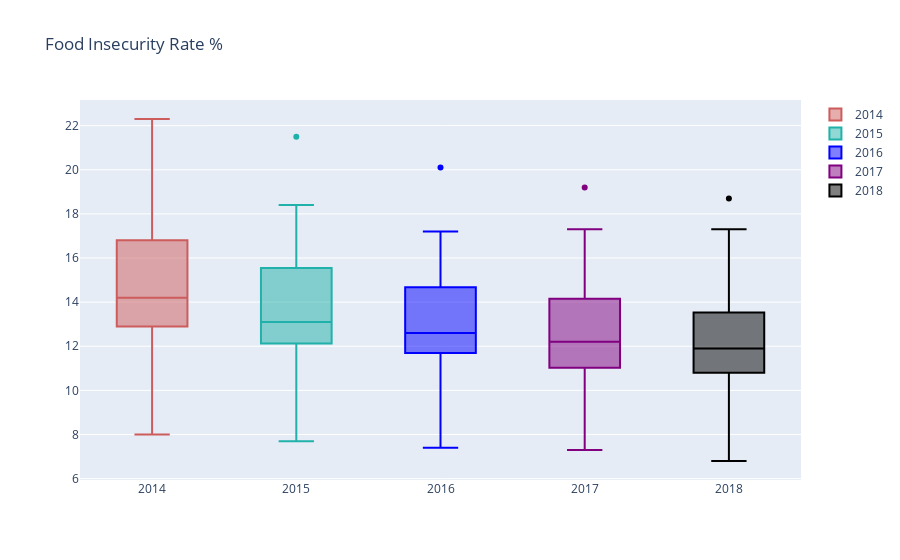

Write notebook code for a chart like this one.
### Code cell
fig = go.Figure()
fig.add_trace(go.Box(y=df_states_adult_food_insecurity['2014 Food Insecurity Rate %'], name='2014',
                marker_color = 'indianred'))
fig.add_trace(go.Box(y=df_states_adult_food_insecurity['2015 Food Insecurity Rate %'], name = '2015',
                marker_color = 'lightseagreen'))
fig.add_trace(go.Box(y=df_states_adult_food_insecurity['2016 Food Insecurity Rate %'], name='2016',
                marker_color = 'blue'))
fig.add_trace(go.Box(y=df_states_adult_food_insecurity['2017 Food Insecurity Rate %'], name = '2017',
                marker_color = 'purple'))
fig.add_trace(go.Box(y=df_states_adult_food_insecurity['2018 Food Insecurity Rate %'], name='2018',
                marker_color = 'black'))

fig.update_layout(title_text="Food Insecurity Rate %")
fig.show()

### Figure 1 — Plotly figure (JSON) as saved in the notebook; plotly's stock layout.template omitted (floating-point values rounded to 4 significant figures)
{"data": [{"marker": {"color": "indianred"}, "name": "2014", "type": "box", "y": [18.8, 14.4, 17.1, 19.1, 13.9, 12.9, 13.1, 12.6, 13.8, 16.2, 17.7, 13.7, 14.7, 12.9, 15.3, 12.4, 14.2, 16.8, 17.3, 15.3, 12.7, 11.1, 15.7, 10.4, 22.3, 16.8, 13.6, 13, 14.9, 10.5, 11.8, 17.2, 13.5, 17.7, 8, 16.8, 16.8, 15.2, 13.8, 14, 16.4, 12.4, 16.9, 17, 14.2, 13.5, 11.8, 13.7, 15.3, 11.9, 12.6]}, {"marker": {"color": "lightseagreen"}, "name": "2015", "type": "box", "y": [17.7, 13.9, 15.8, 18.4, 12.5, 12.2, 12.2, 12.1, 12.6, 15.1, 16.2, 12.8, 14, 11.7, 14.4, 12, 13.2, 15.8, 16.9, 14.8, 11.4, 10.3, 15.1, 9.9, 21.5, 15.6, 13, 12.3, 13.7, 9.7, 10.8, 16, 12.6, 16.5, 7.7, 16, 16.2, 14.2, 13.1, 12.5, 15.3, 12.1, 15.4, 15.7, 13.1, 11.9, 11.2, 12.8, 14.9, 11, 12.3]}, {"marker": {"color": "blue"}, "name": "2016", "type": "box", "y": [16.5, 13.4, 14.9, 17.2, 11.7, 11.3, 11.6, 12, 12.4, 13.9, 15.1, 11.8, 13.2, 11, 13.7, 11.5, 12.9, 15.5, 16.7, 13.8, 11.1, 9.6, 14.2, 9.2, 20.1, 14.7, 12.3, 11.9, 12.7, 9, 10.3, 15.8, 11.9, 15.4, 7.4, 15.1, 16.2, 12.9, 12.5, 12.1, 13.9, 11.7, 14.5, 15.4, 12.5, 12.1, 10.6, 12, 14.6, 10.5, 12.6]}, {"marker": {"color": "purple"}, "name": "2017", "type": "box", "y": [16.3, 13.6, 14, 17.3, 11, 10.6, 11.3, 12.2, 11, 13.4, 14.4, 11.3, 12.3, 10.9, 13.3, 10.9, 12.7, 14.9, 16.5, 12.9, 10.7, 9, 13.7, 9.1, 19.2, 14.2, 11.1, 11.6, 12.2, 9.1, 9.6, 15.5, 11.4, 14.6, 7.3, 14.5, 15.8, 12.3, 12, 11.4, 13.5, 11.4, 13.9, 14.9, 12.1, 11.9, 10.2, 11.5, 14.8, 10, 12.3]}, {"marker": {"color": "black"}, "name": "2018", "type": "box", "y": [17, 12.9, 13.1, 17.3, 10.8, 9.9, 11.9, 12.6, 11.6, 13, 12.5, 11.2, 10.8, 10.1, 13.2, 9.7, 12.7, 14.8, 16.1, 12.9, 11, 8.9, 13.6, 8.2, 18.7, 13.3, 10.3, 12.3, 12.8, 9.3, 8.7, 15.1, 11.1, 14, 6.8, 13.9, 15.1, 11.9, 10.9, 11.4, 11.8, 10.8, 14, 15, 11, 11.3, 9.9, 10.7, 13.9, 8.9, 12.2]}], "layout": {"autosize": true, "title": {"text": "Food Insecurity Rate %"}, "xaxis": {"autorange": true, "range": [-0.5, 4.5], "type": "category"}, "yaxis": {"autorange": true, "range": [5.939, 23.16], "type": "linear"}}}
